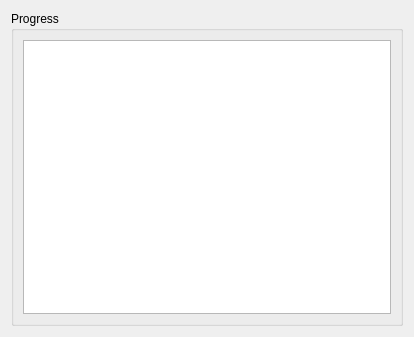
<?xml version="1.0" encoding="UTF-8"?>
<ui version="4.0">
 <class>Madde::Internal::MaemoPublishingResultPageFremantleFree</class>
 <widget class="QWizardPage" name="Madde::Internal::MaemoPublishingResultPageFremantleFree">
  <property name="geometry">
   <rect>
    <x>0</x>
    <y>0</y>
    <width>414</width>
    <height>337</height>
   </rect>
  </property>
  <property name="windowTitle">
   <string>WizardPage</string>
  </property>
  <layout class="QVBoxLayout" name="verticalLayout_2">
   <item>
    <widget class="QGroupBox" name="progressGroupBox">
     <property name="title">
      <string>Progress</string>
     </property>
     <layout class="QVBoxLayout" name="verticalLayout">
      <item>
       <widget class="QTextEdit" name="progressTextEdit"/>
      </item>
     </layout>
    </widget>
   </item>
  </layout>
 </widget>
 <resources/>
 <connections/>
</ui>
